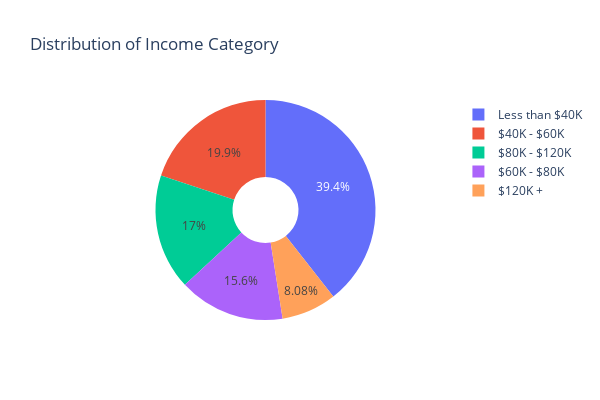

The notebook cell saved with this chart:
### Code cell
# 1.4 Income Level
fig = px.pie(df, names='Income_Category', hole=0.3, title='Distribution of Income Category')
fig.update_layout(height=400, width=600)

fig.show()

### Figure 1 — Plotly figure (JSON) as saved in the notebook; plotly's stock layout.template omitted (floating-point values rounded to 4 significant figures; data arrays with more than 128 entries replaced by an {"elided": "..."} marker saying what was removed)
{"data": [{"domain": {"x": [0, 1], "y": [0, 1]}, "hole": 0.3, "hovertemplate": "Income_Category=%{label}<extra></extra>", "labels": {"elided": "7081 str values"}, "legendgroup": "", "name": "", "showlegend": true, "type": "pie"}], "layout": {"height": 400, "legend": {"tracegroupgap": 0}, "title": {"text": "Distribution of Income Category"}, "width": 600}}
